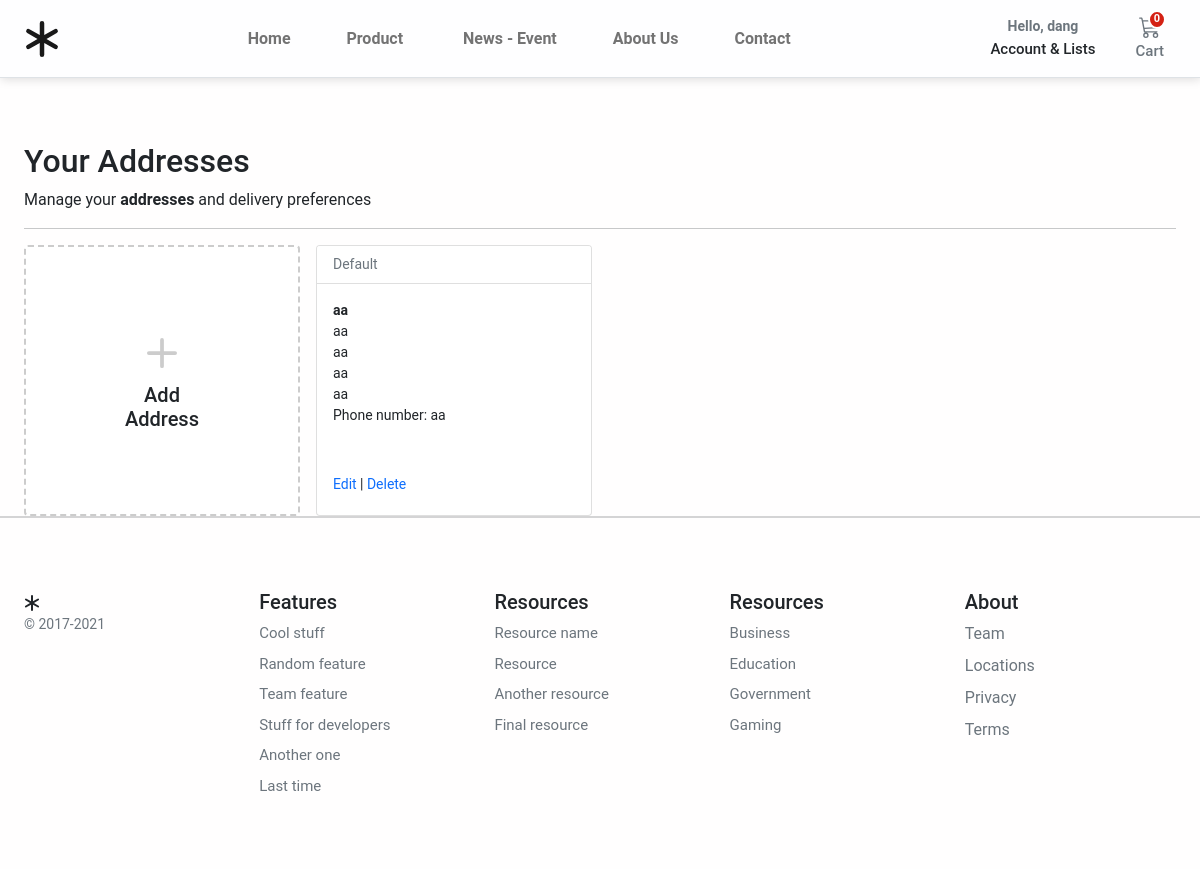
Page /account/addresses/ (signed in) on the earlier database version.
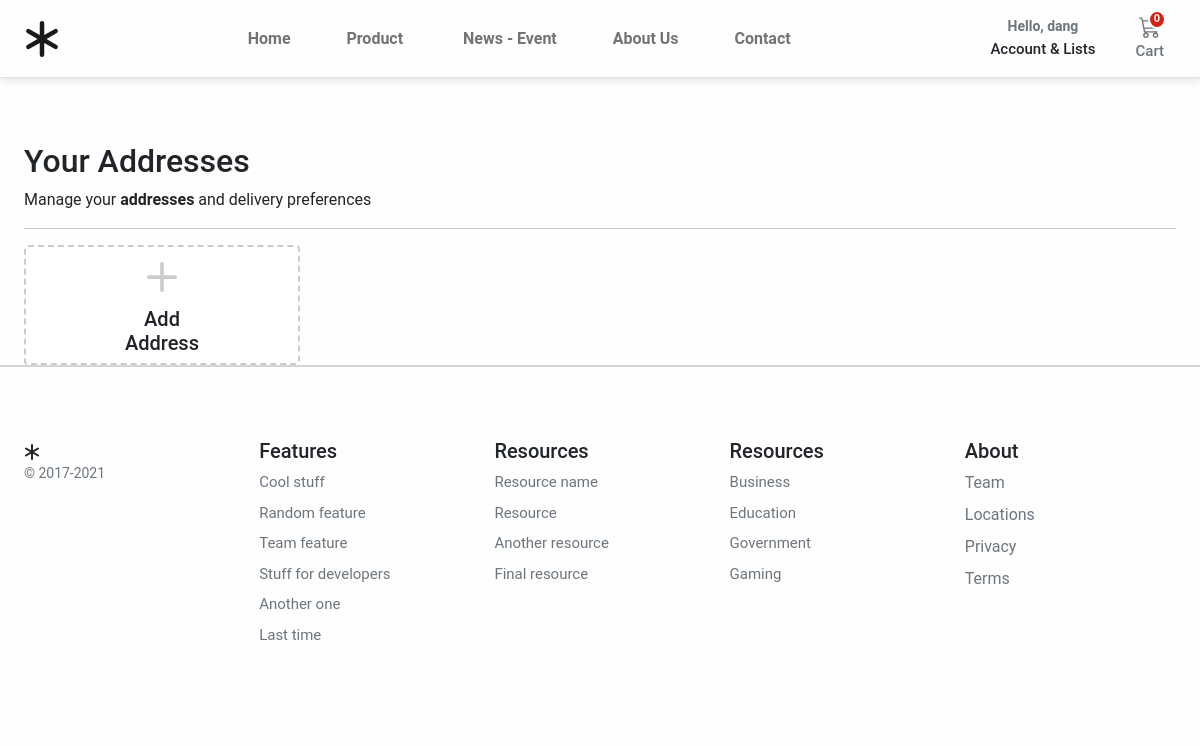
Same page on the later database version.
### account/models.py (models this page shows, shortened)
class Customer(AbstractBaseUser, PermissionsMixin):
    email = models.EmailField(_('email address'), unique=True)
    name = models.CharField(max_length=150)
    mobile = models.CharField(max_length=20, blank=True)
    is_active = models.BooleanField(default=False)
    is_staff = models.BooleanField(default=False)
    created = models.DateTimeField(auto_now_add=True)
    updated = models.DateTimeField(auto_now=True)
    objects = CustomAccountManager()
    USERNAME_FIELD = 'email'
    REQUIRED_FIELDS = ['name']
    class Meta:
        verbose_name = "Accounts"
        verbose_name_plural = "Accounts"

class Address(models.Model):
    id = models.UUIDField(primary_key=True, default=uuid.uuid4, editable=False)
    customer = models.ForeignKey(Customer, verbose_name=_("Customer"), on_delete=models.CASCADE)
    full_name = models.CharField(_("Full Name"), max_length=150)
    phone = models.CharField(_("Phone Number"), max_length=50)
    postcode = models.CharField(_("Postcode"), max_length=50)
    address_line = models.CharField(_("Address Line 1"), max_length=255)
    address_line2 = models.CharField(_("Address Line 2"), max_length=255)
    town_city = models.CharField(_("Town/City/State"), max_length=150)
    delivery_instructions = models.CharField(_("Delivery Instructions"), max_length=255)
    created_at = models.DateTimeField(_("Created at"), auto_now_add=True)
    updated_at = models.DateTimeField(_("Updated at"), auto_now=True)
    default = models.BooleanField(_("Default"), default=False)
    class Meta:
        verbose_name = "Address"
        verbose_name_plural = "Addresses"

### account/views.py (the view)
@login_required
def view_address(request):
    addresses = Address.objects.filter(customer=request.user)
    return render(request, "account/dashboard/addresses.html", {"addresses": addresses})

### cart/cart.py (called while the page is built)
    def __len__(self):
        return sum(item['qty'] for item in self.cart.values())

### cart/context_processors.py (called while the page is built)
def cart(request):
    return {'cart': Cart(request)}  # dựa trên request thì trả về đối tượng tương ứng với data.(tạo đối tượng từ cái cart.py)

### store/context_processors.py (called while the page is built)
def categories(request):
    return {
        'categories': Category.objects.filter(level=0)  # trả về dữ liệu của categories filter level=0
    }

### store/models.py (called while the page is built)
    def get_absolute_url(self):
        return reverse("store:category_list", args=[self.slug])

### templates/account/dashboard/addresses.html (shortened to what this page needs)
{% extends "../sub_base.html" %}
{% block sub_content %}
<h1 class="h2">Your Addresses</h1>
<div>Manage your <b>addresses</b> and delivery preferences</div>
<hr />
<div class="container px-0">
  <div class="row row-cols-1 row-cols-sm-2 row-cols-md-3 g-3">
    <div class="col">
      <a href="{% url "account:add_address" %}" class="text-reset text-decoration-none" role="button"
        style="max-width: 540px;">
        <div class="card mb-3 h-100" style="border: dashed 2px #ccc;">
          <div class="row g-0 h-100">
            <div class="col-12" style="min-height:100px">
              <div class="card-body text-center position-absolute top-50 start-50 translate-middle">
                <svg style="color:#ccc;" xmlns="http://www.w3.org/2000/svg" width="60" height="60" fill="currentColor"
                  class="bi bi-plus" viewBox="0 0 16 16">
                  <path
                    d="M8 4a.5.5 0 0 1 .5.5v3h3a.5.5 0 0 1 0 1h-3v3a.5.5 0 0 1-1 0v-3h-3a.5.5 0 0 1 0-1h3v-3A.5.5 0 0 1 8 4z" />
                </svg>
                <h1 class="h5">Add Address</h1>
              </div>
            </div>
          </div>
        </div>
      </a>
    </div>
    {% for address in addresses %}
    <div class="col">
      <div class="card pb-3">
        <div class="card-header bg-white small text-muted">
          {% if address.default %}
            Default
          {% endif %}
        </div>
        <div class="card-body small pb-1">
          <p class="card-text m-0 fw-bold">{{address.full_name}}</p>
          <p class="card-text m-0">{{address.address_line}}</p>
          <p class="card-text m-0">{{address.address_line2}}</p>
          <p class="card-text m-0">{{address.town_city}}</p>
          <p class="card-text m-0">{{address.postcode}}</p>
          <p class="card-text m-0">Phone number: {{address.phone}}</p>
          <div class="pt-5">
            <a href="{% url 'account:edit_address' address.id %}" class="text-decoration-none">Edit</a>
            |
            <a href="{% url 'account:delete_address' address.id %}" class="text-decoration-none">Delete</a>
          </div>
        </div>
      </div>
    </div>
    {% endfor %}
  </div>
</div>
{% endblock %}

### templates/account/sub_base.html
{% extends "../base.html" %}
{% load static %}
{% block stylesheet %}{% static 'account/css/account.css' %}{% endblock %}
{% block content %}
<div class="container">
  <div class="login d-flex align-items-center">
    <div class="col-12 col-md-12 col-lg-12 mx-auto">
      {% block sub_content %}{% endblock %}
    </div>
  </div>
</div>
{% endblock %}

### templates/base.html (shortened to what this page needs)
{% load static %}
<!DOCTYPE html>
<html>
<head>
  <link href="https://cdn.jsdelivr.net/npm/bootstrap@5.0.0-beta1/dist/css/bootstrap.min.css" rel="stylesheet"
>
  <link rel="stylesheet" href="{% static 'core/css/base.css' %}">
  <link rel="stylesheet" href="{% block stylesheet %}{% endblock %}">
</head>
<body>
  <header class="pb-3">
    <nav class="navbar navbar-expand-md navbar-light border-bottom">
      <div class="container-fluid px-md-4">
        <div class="d-flex w-100 navbar-collapse">
          <a class="navbar-brand d-flex-inline" href="/">
          </a>
          <ul class="navbar-nav me-auto mb-2 mb-md-0" style="margin: 0 auto;">
            <li class="nav-item">
              <a class="nav-link" href="/" role="button">
                Home
              </a>
            </li>
            <li class="nav-item dropdown" aria-expanded="false">
              <a class="nav-link " href="#" id="navbarDropdown" role="button"
                data-bs-toggle="dropdown" aria-expanded="false">
                Product
                <i class="ps-1"></i>
              </a>
            </li>
            <li class="nav-item">
              <a class="nav-link" href="#" role="button">
                News - Event
              </a>
            </li>
            <li class="nav-item">
              <a class="nav-link" href="#" role="button">
                About Us
              </a>
            </li>
            <li class="nav-item">
              <a class="nav-link" href="#" role="button">
                Contact
              </a>
            </li>
          </ul>
          <div>
            <div class="collapse navbar-collapse" id="navbarSupportedContent2">
              <ul class="navbar-nav me-auto mb-2 mb-lg-0">
                <li class="nav-item dropdown">
                  <a class="nav-link dropdown-toggle text-reset" href="#" id="navbarDropdown" role="button"
                    data-bs-toggle="dropdown" aria-expanded="false">
                    <div class="small text-muted">Hello,
                      {% if user.is_authenticated %}
                        {{ request.user.name }}
                      {% else %}
                      Login
                      {% endif %}
                    </div>
                    <span class="fs15 fw500">Account &amp; Lists
                    </span>
                  </a>
                </li>
              </ul>
            </div>
          </div>
          <a type="button" role="button" href="{% url "cart:cart_summary" %}"
            class="btn btn-outline-secondary border-0 cart-btn">
            {% with total_qty=cart|length %}
            <div id="cart-qty" class="cart-qty">
              {% if total_qty > 0 %}
              {{ total_qty }}
              {% else %}
              0
              {% endif %}
            </div>
            {% endwith %}
            <div>
            </div>
            <span class="fs15 fw500">Cart</span>
          </a>
        </div>
      </div>
    </nav>
  </header>
  <main class="pt-5">
    <div id="content">{% block content %} {% endblock %}</div>
  </main>
  <footer class="container py-5 footer">
    <div class="row pt-4">
      <div class="col-12 col-md">
        <small class="d-block mb-3 text-muted">&copy; 2017-2021</small>
      </div>
      <div class="col-6 col-md fs15">
        <h5>Features</h5>
        <ul class="list-unstyled">
          <li><a class="link-secondary text-decoration-none" href="#">Cool stuff</a></li>
          <li><a class="link-secondary text-decoration-none" href="#">Random feature</a></li>
          <li><a class="link-secondary text-decoration-none" href="#">Team feature</a></li>
          <li><a class="link-secondary text-decoration-none" href="#">Stuff for developers</a></li>
          <li><a class="link-secondary text-decoration-none" href="#">Another one</a></li>
          <li><a class="link-secondary text-decoration-none" href="#">Last time</a></li>
        </ul>
      </div>
      <div class="col-6 col-md fs15">
        <h5>Resources</h5>
        <ul class="list-unstyled">
          <li><a class="link-secondary text-decoration-none" href="#">Resource name</a></li>
          <li><a class="link-secondary text-decoration-none" href="#">Resource</a></li>
          <li><a class="link-secondary text-decoration-none" href="#">Another resource</a></li>
          <li><a class="link-secondary text-decoration-none" href="#">Final resource</a></li>
        </ul>
      </div>
      <div class="col-6 col-md fs15">
        <h5>Resources</h5>
        <ul class="list-unstyled">
          <li><a class="link-secondary text-decoration-none" href="#">Business</a></li>
          <li><a class="link-secondary text-decoration-none" href="#">Education</a></li>
          <li><a class="link-secondary text-decoration-none" href="#">Government</a></li>
          <li><a class="link-secondary text-decoration-none" href="#">Gaming</a></li>
        </ul>
      </div>
      <div class="col-6 col-md">
        <h5>About</h5>
        <ul class="list-unstyled">
          <li><a class="link-secondary text-decoration-none" href="#">Team</a></li>
          <li><a class="link-secondary text-decoration-none" href="#">Locations</a></li>
          <li><a class="link-secondary text-decoration-none" href="#">Privacy</a></li>
          <li><a class="link-secondary text-decoration-none" href="#">Terms</a></li>
        </ul>
      </div>
    </div>
  </footer>
</body>
</html>

### static/core/css/base.css (style rules this page uses)
body { background-color: #fffefe; }
@media (min-width: 1000px) { .container { max-width: 1000px; } }
@media (max-width: 1200px) { .container { max-width: 100%; padding:0 24px; } }
.navbar { background-color: #fefeff; box-shadow: 1px 1px 10px rgba(0, 0, 0, .15); z-index: 1001; }
.nav-item { padding-left: 20px; padding-right: 20px; font-weight: bold; }
.navbar-nav { text-align: center; }
.dropdown-toggle::after { display: none; }
html, body, p, div { letter-spacing: -0.02px; font-family: 'Roboto', sans-serif; }
.fs15 { font-size: 0.9375rem; }
.fw500 { font-weight: 500; }
.cart-qty { color: #fff; background: #d42114; border: 2px solid #fff; border-radius: 50%; text-align: center; font-size: 11px; height: 15px; width: 14px; position: absolute; box-sizing: content-box; font-weight: 600; display: flex; justify-content: center; align-items: center; top: 1px; right: 10px; }
.cart-btn { position: relative; }
.footer > div > div > ul > li { padding-bottom:8px; }
.col { background-color:#fffefe; border: none; max-width: 25%; flex-basis: 25%; }
footer { border-top: 2px solid #d4d4d5; }

Differences in the rows shown:
removed Address: default "Default", full_name "aa", address_line "aa", address_line2 "aa", town_city "aa", postcode "aa", phone "aa"
